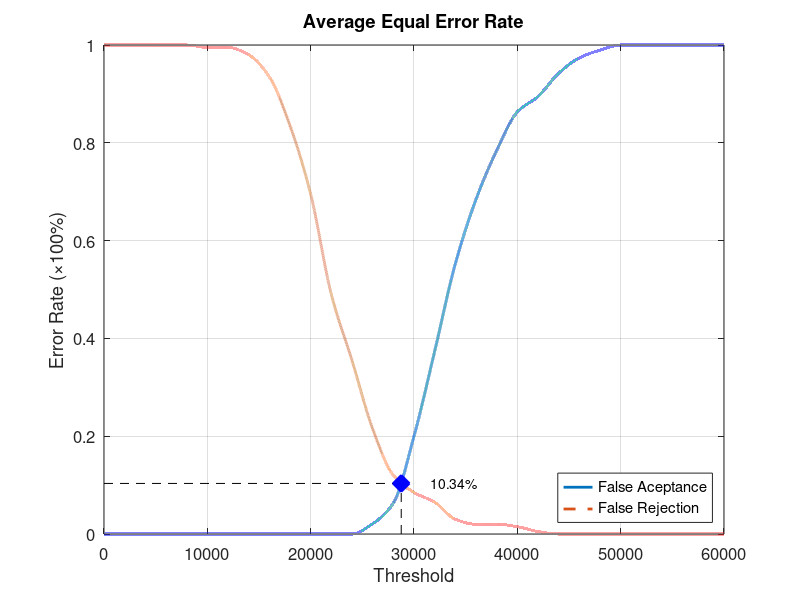
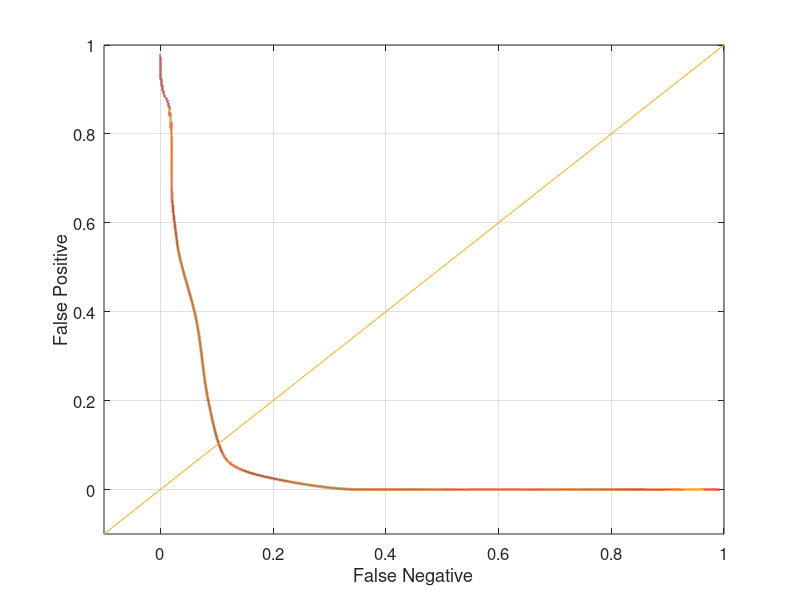

MATLAB code to generate these figures, in order:
function yEER = Database2_4
close all;
clear;
clc;
x = 0:2000:60000;
xq = 0:0.5:60000;

y0 = [0 0 0 0 0 0 0 0 0 0 0 0 0 0.0210526 0.0631579 0.2 0.373684 0.552632 0.684211 0.784211 0.863158 0.894737 0.942105 0.973684 0.989474 1 1 1 1 1 1];
yy0 = interp1(x, y0, xq, 'pchip');
y1 = [1 1 1 1 1 0.995 0.995 0.98 0.935 0.835 0.695 0.49 0.355 0.215 0.12 0.085 0.065 0.03 0.02 0.02 0.015 0.005 0 0 0 0 0 0 0 0 0];
yy1 = interp1(x, y1, xq, 'pchip');

% Calculating EER: 
y2 = abs(y0 - y1);
find(y2 == min(y2))
yy2 = abs(yy0 - yy1);
xEER = find(yy2 == min(yy2));
xEERIndex = xq(xEER) % X-axis EER
yEER = yy0(xEER) % Y-axis EER

main = figure
plot(xq, yy0,'-','LineWidth', 2);	hold on
plot(xq, yy1,'--','LineWidth', 2);	hold on
plot([xEERIndex xEERIndex], [0 yEER], 'k--');	hold on
plot([0 xEERIndex], [yEER yEER], 'k--');	hold on
plot(xEERIndex, yEER, 'bx', 'LineWidth', 10);	hold on
text(xEERIndex + 10 * xEERIndex / 100, yEER, [num2str(round((10000 * yEER)) / 100) '%'])
legend('False Aceptance', 'False Rejection', 'Location', 'SouthEast')
xlabel('Threshold')
ylabel('Error Rate (\times100%)')
title('Average Equal Error Rate')
set(gca, 'FontSize', 12)
axis([0 60000 0 1])
grid on

print(main, 'Database2_4Main', '-dpng');
FNRxFPR = figure('Color', [1 1 1]);
plot(yy1, yy0, '-', yy1, yy0, 'LineWidth', 2);
hold on
y = -0.1:0.1:1
plot(y, y); 
set(gca, 'FontSize', 12)
xlabel('False Negative')
ylabel('False Positive')
axis([-0.1 1 -0.1 1])
set(gca, 'FontSize', 12)
grid on

print(FNRxFPR, 'Database2_4FNRxFPR','-dpng');
end
